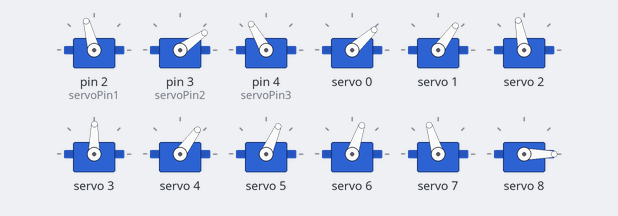
The sketch below on a simulated Arduino Uno, built with avr-gcc and run on an emulated ATmega328P. On the bench: 12 × servo. What the sketch prints to the serial monitor is not drawn.

Above: at 0.05 s.
At 1.05 s:
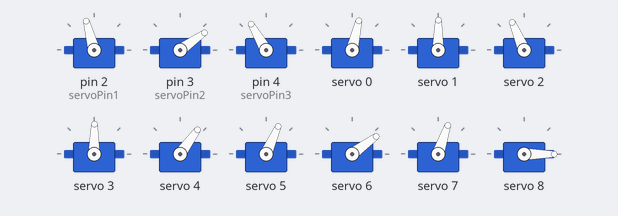
At 1.55 s:
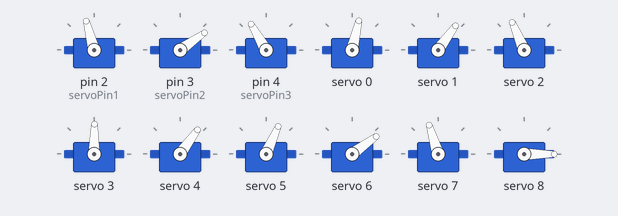
At 3.05 s:
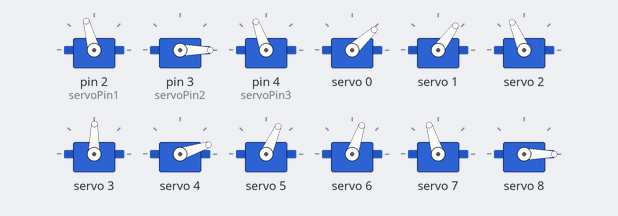
At 4.8 s:
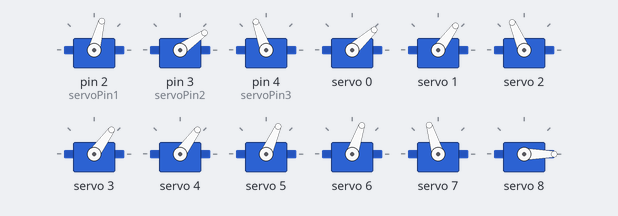
At 6.55 s:
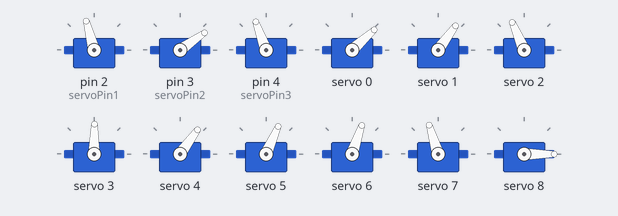
Timing chart, 0 to 8.6 s (numbered marks = the images above):
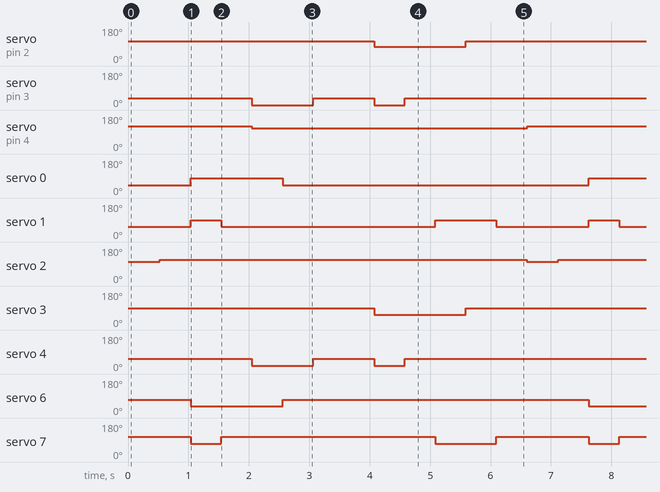

The sketch:

test3.ino
```cpp
#include <Wire.h>
#include <Servo.h>
#include <Adafruit_PWMServoDriver.h>

// called this way, it uses the default address 0x40
Adafruit_PWMServoDriver pwm = Adafruit_PWMServoDriver();
// you can also call it with a different address you want
//Adafruit_PWMServoDriver pwm = Adafruit_PWMServoDriver(0x41);
// you can also call it with a different address and I2C interface
//Adafruit_PWMServoDriver pwm = Adafruit_PWMServoDriver(0x40, Wire);

// Depending on your servo make, the pulse width min and max may vary, you
// want these to be as small/large as possible without hitting the hard stop
// for max range. You'll have to tweak them as necessary to match the servos you
// have!
#define SERVOMIN  150 // This is the 'minimum' pulse length count (out of 4096)
#define SERVOMAX  600 // This is the 'maximum' pulse length count (out of 4096)
#define USMIN  600 // This is the rounded 'minimum' microsecond length based on the minimum pulse of 150
#define USMAX  2400 // This is the rounded 'maximum' microsecond length based on the maximum pulse of 600
#define SERVO_FREQ 50 // Analog servos run at ~50 Hz updates

// our servo # counter
uint8_t servonum = 0;

//leg 6 motors
int servoPin1 = 2;
int servoPin2 = 3;
int servoPin3 = 4;
//create servo objects
Servo Servo1, Servo2, Servo3;

int angleToPulse(int ang)
{
    int pulse=map(ang,0,180,SERVOMIN,SERVOMAX);
    return pulse;
  }

void setup() {
  Serial.begin(9600);
  Serial.println("8 channel Servo test!");

  pwm.begin();
  /*
   * In theory the internal oscillator (clock) is 25MHz but it really isn't
   * that precise. You can 'calibrate' this by tweaking this number until
   * you get the PWM update frequency you're expecting!
   * The int.osc. for the PCA9685 chip is a range between about 23-27MHz and
   * is used for calculating things like writeMicroseconds()
   * Analog servos run at ~50 Hz updates, It is importaint to use an
   * oscilloscope in setting the int.osc frequency for the I2C PCA9685 chip.
   * 1) Attach the oscilloscope to one of the PWM signal pins and ground on
   *    the I2C PCA9685 chip you are setting the value for.
   * 2) Adjust setOscillatorFrequency() until the PWM update frequency is the
   *    expected value (50Hz for most ESCs)
   * Setting the value here is specific to each individual I2C PCA9685 chip and
   * affects the calculations for the PWM update frequency.
   * Failure to correctly set the int.osc value will cause unexpected PWM results
   */
  pwm.setOscillatorFrequency(27000000);
  pwm.setPWMFreq(SERVO_FREQ);  // Analog servos run at ~50 Hz updates
  //standStill();
  delay(10);

  //define leg6
  Servo1.attach(servoPin1);
  Servo2.attach(servoPin2);
  Servo3.attach(servoPin3);
}
int angletopulse(int ang){
  int pulse= map(ang,0,180,SERVOMIN,SERVOMAX);
  return pulse;
}

// You can use this function if you'd like to set the pulse length in seconds
// e.g. setServoPulse(0, 0.001) is a ~1 millisecond pulse width. It's not precise!
void setServoPulse(uint8_t n, double pulse) {
  double pulselength;

  pulselength = 1000000;   // 1,000,000 us per second
  pulselength /= SERVO_FREQ;   // Analog servos run at ~60 Hz updates
  Serial.print(pulselength); Serial.println(" us per period");
  pulselength /= 4096;  // 12 bits of resolution
  Serial.print(pulselength); Serial.println(" us per bit");
  pulse *= 1000000;  // convert input seconds to us
  pulse /= pulselength;
  Serial.println(pulse);
  pwm.setPWM(n, 0, pulse);
}

void loop() {
  int ang=0;
  int pulselength=0;

  //Servo1.write(105);
  //Servo1.write(75);
  standStill();
  //standStillTEST();
  moveForward1();
  moveForward2();
  //moveleg1();
  //moveleg2();
  //moveleg3();
  //moveleg4();
  //moveleg5();
  //moveleg6();
  //delay(1000);
  // Drive each servo one at a time using setPWM()
  Serial.println(servonum);
  Serial.println(servonum);


 }

 void standStill() {
  //leg1
    pwm.setPWM(0, 0, angletopulse(20));
    pwm.setPWM(1, 0, angletopulse(30));
    pwm.setPWM(2, 0, angletopulse(70));
  //leg2
    pwm.setPWM(3, 0, angletopulse(60));
    pwm.setPWM(4, 0, angletopulse(30));
    pwm.setPWM(5, 0, angletopulse(40));
  //leg3
    pwm.setPWM(6, 0, angletopulse(45));
    pwm.setPWM(7, 0, angletopulse(75));
    pwm.setPWM(8, 0, angletopulse(-20));

  //leg4
    pwm.setPWM(9, 0, angletopulse(50));
    pwm.setPWM(10, 0, angletopulse(70));
    pwm.setPWM(11, 0, angletopulse(120));
  //leg5
    pwm.setPWM(12, 0, angletopulse(30));
    pwm.setPWM(13, 0, angletopulse(100));
    pwm.setPWM(14, 0, angletopulse(100));
  //leg6
    Servo1.write(105);
    Servo2.write(35);
    Servo3.write(120);
  delay(500);

 }

 void standStillTEST() {

//leg1
    pwm.setPWM(0, 0, angletopulse(20));
    pwm.setPWM(1, 0, angletopulse(30));
    pwm.setPWM(2, 0, angletopulse(80));
  //leg2
    pwm.setPWM(3, 0, angletopulse(80));
    pwm.setPWM(4, 0, angletopulse(-10));
    pwm.setPWM(5, 0, angletopulse(40));
  //leg3
    pwm.setPWM(6, 0, angletopulse(45));
    pwm.setPWM(7, 0, angletopulse(75));
    pwm.setPWM(8, 0, angletopulse(-30));

  //leg4
    pwm.setPWM(9, 0, angletopulse(50));
    pwm.setPWM(10, 0, angletopulse(70));
    pwm.setPWM(11, 0, angletopulse(120));
  //leg5
    pwm.setPWM(12, 0, angletopulse(30));
    pwm.setPWM(13, 0, angletopulse(100));
    pwm.setPWM(14, 0, angletopulse(100));
  //leg6
    Servo1.write(105);
    Servo2.write(35);
    Servo3.write(110);
  delay(5000);


 }

 void moveleg1() {
    pwm.setPWM(0, 0, angletopulse(20));
    pwm.setPWM(1, 0, angletopulse(30));
    pwm.setPWM(2, 0, angletopulse(70));
    delay(500);
    pwm.setPWM(0, 0, angletopulse(50));
    pwm.setPWM(1, 0, angletopulse(60));
    pwm.setPWM(2, 0, angletopulse(70));
    delay(500);
    pwm.setPWM(0, 0, angletopulse(50));
    pwm.setPWM(1, 0, angletopulse(30));
    pwm.setPWM(2, 0, angletopulse(70));
    delay(500);
    pwm.setPWM(0, 0, angletopulse(20));
    pwm.setPWM(1, 0, angletopulse(30));
    pwm.setPWM(2, 0, angletopulse(70));
 }

void moveleg2() {
    pwm.setPWM(3, 0, angletopulse(80));
    pwm.setPWM(4, 0, angletopulse(30));
    pwm.setPWM(5, 0, angletopulse(40));
    delay(500);
    pwm.setPWM(3, 0, angletopulse(50));
    pwm.setPWM(4, 0, angletopulse(0));
    pwm.setPWM(5, 0, angletopulse(40));
    delay(500);
    pwm.setPWM(3, 0, angletopulse(50));
    pwm.setPWM(4, 0, angletopulse(30));
    pwm.setPWM(5, 0, angletopulse(40));
    delay(500);
    pwm.setPWM(3, 0, angletopulse(80));
    pwm.setPWM(4, 0, angletopulse(30));
    pwm.setPWM(5, 0, angletopulse(40));
 }

 void moveleg3() {
    pwm.setPWM(6, 0, angletopulse(45));
    pwm.setPWM(7, 0, angletopulse(75));
    pwm.setPWM(8, 0, angletopulse(-20));
    delay(500);
    pwm.setPWM(6, 0, angletopulse(15));
    pwm.setPWM(7, 0, angletopulse(45));
    pwm.setPWM(8, 0, angletopulse(-20));
    delay(500);
    pwm.setPWM(6, 0, angletopulse(15));
    pwm.setPWM(7, 0, angletopulse(75));
    pwm.setPWM(8, 0, angletopulse(-20));
    delay(500);
    pwm.setPWM(6, 0, angletopulse(45));
    pwm.setPWM(7, 0, angletopulse(75));
    pwm.setPWM(8, 0, angletopulse(-20));
 }

 void moveleg4() {
    pwm.setPWM(9, 0, angletopulse(50));
    pwm.setPWM(10, 0, angletopulse(70));
    pwm.setPWM(11, 0, angletopulse(120));
    delay(500);
    pwm.setPWM(9, 0, angletopulse(80));
    pwm.setPWM(10, 0, angletopulse(100));
    pwm.setPWM(11, 0, angletopulse(120));
    delay(500);
    pwm.setPWM(9, 0, angletopulse(80));
    pwm.setPWM(10, 0, angletopulse(70));
    pwm.setPWM(11, 0, angletopulse(120));
    delay(500);
    pwm.setPWM(9, 0, angletopulse(50));
    pwm.setPWM(10, 0, angletopulse(70));
    pwm.setPWM(11, 0, angletopulse(120));
 }
void moveleg5() {
    pwm.setPWM(12, 0, angletopulse(30));
    pwm.setPWM(13, 0, angletopulse(100));
    pwm.setPWM(14, 0, angletopulse(100));
    delay(500);
    pwm.setPWM(12, 0, angletopulse(60));
    pwm.setPWM(13, 0, angletopulse(130));
    pwm.setPWM(14, 0, angletopulse(100));
    delay(500);
    pwm.setPWM(12, 0, angletopulse(60));
    pwm.setPWM(13, 0, angletopulse(100));
    pwm.setPWM(14, 0, angletopulse(100));
    delay(500);
    pwm.setPWM(12, 0, angletopulse(30));
    pwm.setPWM(13, 0, angletopulse(100));
    pwm.setPWM(14, 0, angletopulse(100));
 }

 void moveleg6() {
    Servo1.write(105);
    Servo2.write(35);
    Servo3.write(120);
    //delay(1000);
    Servo1.write(75);
    Servo2.write(0);
    Servo3.write(120);
    delay(1000);
    Servo1.write(75);
    Servo2.write(35);
    Servo3.write(120);
    delay(1000);
    Servo1.write(105);
    Servo2.write(35);
    Servo3.write(120);

 }

 void moveForward1() {
  //step1
    pwm.setPWM(0, 0, angletopulse(20));
    pwm.setPWM(1, 0, angletopulse(30));
    pwm.setPWM(2, 0, angletopulse(80));

    pwm.setPWM(6, 0, angletopulse(45));
    pwm.setPWM(7, 0, angletopulse(75));
    pwm.setPWM(8, 0, angletopulse(-30));

    pwm.setPWM(12, 0, angletopulse(30));
    pwm.setPWM(13, 0, angletopulse(100));
    pwm.setPWM(14, 0, angletopulse(100));

    delay(500);

  //step2
    pwm.setPWM(0, 0, angletopulse(50));
    pwm.setPWM(1, 0, angletopulse(60));
    pwm.setPWM(2, 0, angletopulse(80));

    pwm.setPWM(6, 0, angletopulse(15));
    pwm.setPWM(7, 0, angletopulse(45));
    pwm.setPWM(8, 0, angletopulse(-30));

    pwm.setPWM(12, 0, angletopulse(60));
    pwm.setPWM(13, 0, angletopulse(130));
    pwm.setPWM(14, 0, angletopulse(100));

    delay(500);
   //step3

    pwm.setPWM(0, 0, angletopulse(50));
    pwm.setPWM(1, 0, angletopulse(30));
    pwm.setPWM(2, 0, angletopulse(80));

    pwm.setPWM(6, 0, angletopulse(15));
    pwm.setPWM(7, 0, angletopulse(75));
    pwm.setPWM(8, 0, angletopulse(-30));

    pwm.setPWM(12, 0, angletopulse(60));
    pwm.setPWM(13, 0, angletopulse(100));
    pwm.setPWM(14, 0, angletopulse(100));

    delay(500);

   //step4
    pwm.setPWM(3, 0, angletopulse(60));
    pwm.setPWM(4, 0, angletopulse(0));
    pwm.setPWM(5, 0, angletopulse(40));

    pwm.setPWM(9, 0, angletopulse(50));
    pwm.setPWM(10, 0, angletopulse(100));
    pwm.setPWM(11, 0, angletopulse(120));

    Servo1.write(105);
    Servo2.write(0);
    Servo3.write(110);

    delay(500);

   //step5
    pwm.setPWM(0, 0, angletopulse(20));
    pwm.setPWM(1, 0, angletopulse(30));
    pwm.setPWM(2, 0, angletopulse(80));

    pwm.setPWM(6, 0, angletopulse(45));
    pwm.setPWM(7, 0, angletopulse(75));
    pwm.setPWM(8, 0, angletopulse(-30));

    pwm.setPWM(12, 0, angletopulse(30));
    pwm.setPWM(13, 0, angletopulse(100));
    pwm.setPWM(14, 0, angletopulse(100));

    delay(500);

    //step6
    pwm.setPWM(3, 0, angletopulse(60));
    pwm.setPWM(4, 0, angletopulse(30));
    pwm.setPWM(5, 0, angletopulse(40));

    pwm.setPWM(9, 0, angletopulse(50));
    pwm.setPWM(10, 0, angletopulse(70));
    pwm.setPWM(11, 0, angletopulse(120));

    Servo1.write(105);
    Servo2.write(35);
    Servo3.write(110);

    delay(500);
 }


void moveForward2() {
  //step1

    pwm.setPWM(3, 0, angletopulse(60));
    pwm.setPWM(4, 0, angletopulse(30));
    pwm.setPWM(5, 0, angletopulse(40));

    pwm.setPWM(9, 0, angletopulse(50));
    pwm.setPWM(10, 0, angletopulse(70));
    pwm.setPWM(11, 0, angletopulse(120));

    Servo1.write(105);
    Servo2.write(35);
    Servo3.write(110);

    delay(500);
   //step2

    pwm.setPWM(3, 0, angletopulse(30));
    pwm.setPWM(4, 0, angletopulse(0));
    pwm.setPWM(5, 0, angletopulse(40));

    pwm.setPWM(9, 0, angletopulse(80));
    pwm.setPWM(10, 0, angletopulse(100));
    pwm.setPWM(11, 0, angletopulse(120));

    Servo1.write(75);
    Servo2.write(0);
    Servo3.write(110);

    delay(500);
    //step3

    pwm.setPWM(3, 0, angletopulse(30));
    pwm.setPWM(4, 0, angletopulse(30));
    pwm.setPWM(5, 0, angletopulse(40));

    pwm.setPWM(9, 0, angletopulse(80));
    pwm.setPWM(10, 0, angletopulse(70));
    pwm.setPWM(11, 0, angletopulse(120));

    Servo1.write(75);
    Servo2.write(35);
    Servo3.write(110);

    delay(500);
    //step4
    pwm.setPWM(0, 0, angletopulse(20));
    pwm.setPWM(1, 0, angletopulse(60));
    pwm.setPWM(2, 0, angletopulse(80));

    pwm.setPWM(6, 0, angletopulse(45));
    pwm.setPWM(7, 0, angletopulse(45));
    pwm.setPWM(8, 0, angletopulse(-30));

    pwm.setPWM(12, 0, angletopulse(30));
    pwm.setPWM(13, 0, angletopulse(130));
    pwm.setPWM(14, 0, angletopulse(100));

    delay(500);

    //step5

    pwm.setPWM(3, 0, angletopulse(60));
    pwm.setPWM(4, 0, angletopulse(30));
    pwm.setPWM(5, 0, angletopulse(40));

    pwm.setPWM(9, 0, angletopulse(50));
    pwm.setPWM(10, 0, angletopulse(70));
    pwm.setPWM(11, 0, angletopulse(120));

    Servo1.write(105);
    Servo2.write(35);
    Servo3.write(110);

    delay(500);

    //step6
    pwm.setPWM(0, 0, angletopulse(20));
    pwm.setPWM(1, 0, angletopulse(30));
    pwm.setPWM(2, 0, angletopulse(80));

    pwm.setPWM(6, 0, angletopulse(45));
    pwm.setPWM(7, 0, angletopulse(75));
    pwm.setPWM(8, 0, angletopulse(-30));

    pwm.setPWM(12, 0, angletopulse(30));
    pwm.setPWM(13, 0, angletopulse(100));
    pwm.setPWM(14, 0, angletopulse(100));

    delay(500);

}
```

Measured:
- by itself, servo on pin 2 (servoPin1): alternates 105° for 5.1 s and 75° for 1.5 s
- by itself, servo on pin 3 (servoPin2): repeats every 6.6 s: 35° 1.0 s, 0° 0.51 s, 35° 4.1 s, 0° 1.0 s
- by itself, servo on pin 4 (servoPin3): alternates 120° for 2.0 s and 110° for 4.6 s
- by itself, servo 0: alternates 77° for 1.5 s and 42° for 5.1 s
- by itself, servo 1: repeats every 6.6 s: 54° 3.5 s, 89° 1.0 s, 54° 1.5 s, 89° 0.51 s
- by itself, servo 2: alternates 113° for 6.1 s and 101° for 0.52 s
- by itself, servo 3: alternates 89° for 5.1 s and 54° for 1.5 s
- by itself, servo 4: repeats every 6.6 s: 54° 1.0 s, 18° 0.51 s, 54° 4.1 s, 18° 1.0 s
